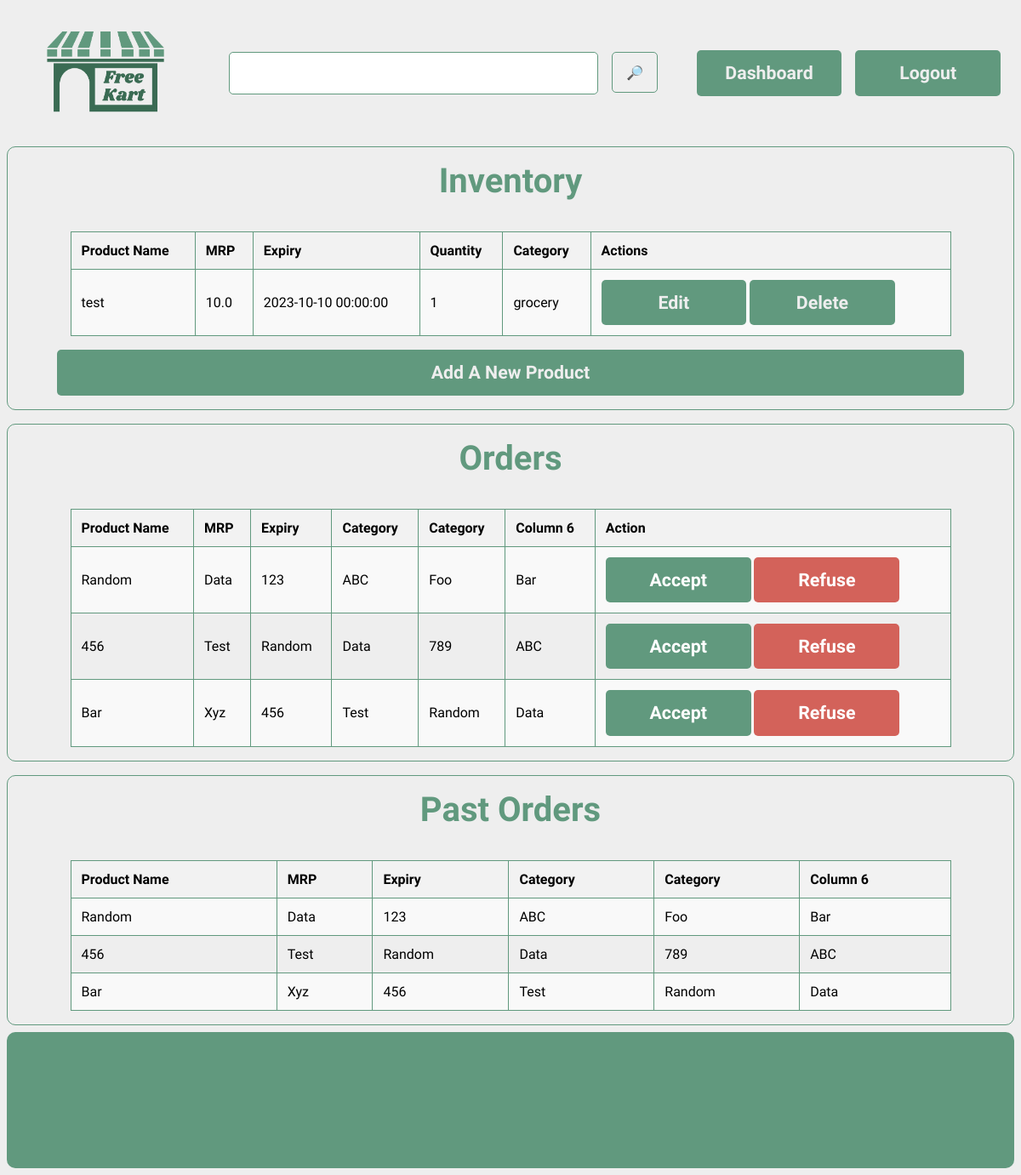
The page /dashboard/ (signed in) on the database as committed earlier.
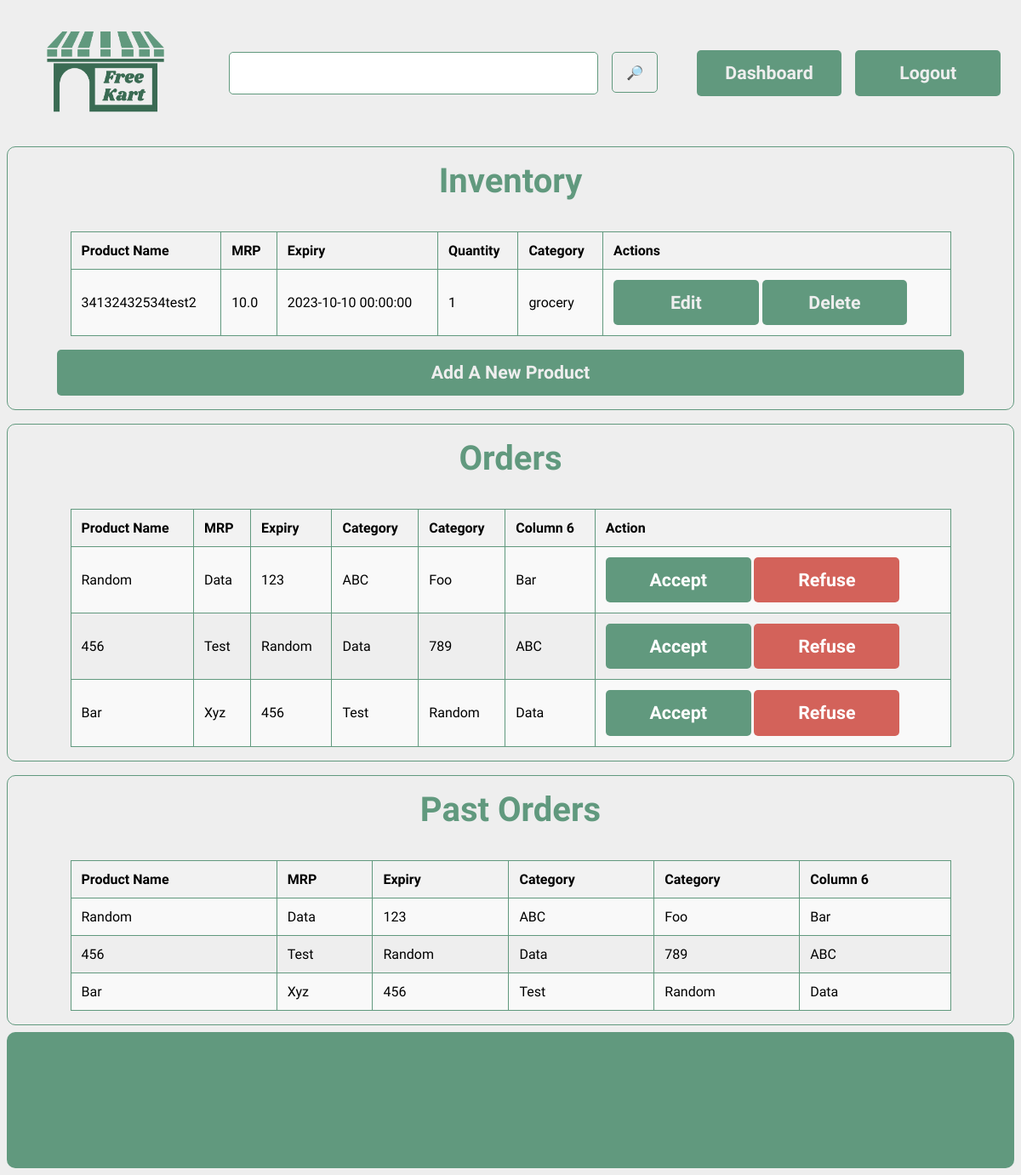
The same page on the database as committed later.
### models.py (models this page shows, shortened)
class Product(db.Model):
    __tablename__ = "products"
    id = db.Column(db.Integer, primary_key=True, autoincrement=True)
    expiry = db.Column(db.DateTime, nullable=False)
    pic = db.Column(db.String(50), nullable=False, default="")
    name = db.Column(db.String(50), nullable=False)
    quantity = db.Column(db.Integer, nullable=False)
    price = db.Column(db.Float, nullable=False)
    category = db.Column(db.String(25), nullable=False)
    seller_id = db.Column(db.Integer, db.ForeignKey('sellers.id'), nullable=False)

### routes/core.py (the view)
@core.route("/dashboard/")
def dashboard():
    seller = auth_seller()
    if not seller:
        return redirect(url_for('core.root'))
    return render_template("dashboard.html", seller=seller)

### routes/core.py (called while the page is built)
def auth_seller():
    if 'user_id' not in session or 'type' not in session or session['type'] != 'seller':
        return None
    seller = Seller.query.get(session['user_id'])
    if not seller:
        return None
    return seller

### templates/dashboard.html
{% extends "base.html" %}
{% block head %}
<link rel="stylesheet" href="{{
    url_for('static', filename = 'css/dashboard.css')
}}">
{% endblock %}
{% block content %}
<inventory>
    <div class="display">
        <div class="heading">
   Inventory
        </div>
        <div class="products">
            <table>
                <tr>
                    <th>Product Name</th>
                    <th>MRP</th>
                    <th>Expiry</th>
                    <th>Quantity</th>
                    <th>Category</th>
                    <th>Actions</th>
                </tr>
                {% for product in seller.products %}
                <tr>
                    <td>{{ product.name }}</td>
                    <td>{{ product.price }}</td>
                    <td>{{ product.expiry }}</td>
                    <td>{{ product.quantity }}</td>
                    <td>{{ product.category }}</td>
                    <td>
                      <button onclick="window.location = '/dashboard/edit/{{ product.id }}'">Edit</button>
                      <button onclick="window.location = '/dashboard/delete/{{ product.id }}'">Delete</button>
                    </td>
                </tr>
                {% endfor %}
            </table>
        </div>
        <div class="add">
            <button id = 'add' onclick="window.location = '/dashboard/add'">
                Add A New Product
            </button>
        </div>
    </div>
    <div class="display">
        <div class="heading">
          Orders
        </div>
        <div class="products">
    <table>
        <tr>
            <th>Product Name</th>
            <th>MRP</th>
            <th>Expiry</th>
            <th>Category</th>
            <th>Category</th>
            <th>Column 6</th>
            <th>Action</th>
        </tr>
        <tr>
            <td>Random</td>
            <td>Data</td>
            <td>123</td>
            <td>ABC</td>
            <td>Foo</td>
            <td>Bar</td>
            <td class="action-buttons">
                <button class="accept-btn">Accept</button>
                <button class="refuse-btn">Refuse</button>
            </td>
        </tr>
        <tr>
            <td>456</td>
            <td>Test</td>
            <td>Random</td>
            <td>Data</td>
            <td>789</td>
            <td>ABC</td>
            <td class="action-buttons">
                <button class="accept-btn">Accept</button>
                <button class="refuse-btn">Refuse</button>
            </td>
        </tr>
        <tr>
            <td>Bar</td>
            <td>Xyz</td>
            <td>456</td>
            <td>Test</td>
            <td>Random</td>
            <td>Data</td>
            <td class="action-buttons">
                <button class="accept-btn">Accept</button>
                <button class="refuse-btn">Refuse</button>
            </td>
        </tr>
    </table>
        </div>
      </div>
    <div class="display">
        <div class="heading">
          Past Orders
        </div>
        <div class="products">
            <table>
                <tr>
                    <th>Product Name</th>
                    <th>MRP</th>
                    <th>Expiry</th>
                    <th>Category</th>
                    <th>Category</th>
                    <th>Column 6</th>
                </tr>
                <tr>
                    <td>Random</td>
                    <td>Data</td>
                    <td>123</td>
                    <td>ABC</td>
                    <td>Foo</td>
                    <td>Bar</td>
                </tr>
                <tr>
                    <td>456</td>
                    <td>Test</td>
                    <td>Random</td>
                    <td>Data</td>
                    <td>789</td>
                    <td>ABC</td>
                </tr>
                <tr>
                    <td>Bar</td>
                    <td>Xyz</td>
                    <td>456</td>
                    <td>Test</td>
                    <td>Random</td>
                    <td>Data</td>
                </tr>
            </table>
        </div>
      </div>
</inventory>
{% endblock %}

### templates/base.html (shortened to what this page needs)
<!DOCTYPE html>
<html>
  <head>
    <link rel="stylesheet" href="{{ url_for("static", filename = 'css/global.css')}}">
     {% block head %}
    {% endblock %}
  </head>
  <body>
    <div class="nav-bar">
      <div class="logo">
        <img onclick = "window.location='/'" src="{{ url_for("static", filename = 'img/logo.png')}}" height="120" width="200">
      </div>
      <form class="nav-button" action="/search">
        <input type="text" id = "query" name="search_key">
        <input type="submit" id = "search_key" value="🔎">
      </form>
      <div class="feilds">
        {% if not session["user_id"] %}
          <button onclick="window.location='/login/'">Login</button>
          <button onclick="window.location='/register/'">Sign Up</button>
        {% else %}
          {% if session["type"]  == "seller" %}
          <button onclick="window.location='/dashboard/'">Dashboard</button>
          {% endif %}
          <button onclick="window.location='/logout/'">Logout</button>
        {% endif %}
      </div>
    </div>
    {% block content %}
    {% endblock %}
  </body>
  <footer>
  </footer>
</html>

### static/css/global.css (style rules this page uses)
:root { --primary : #61997e; --white : #eeeeee; --content-font : 'Signika Negative' }
html { background-color: var(--white); }
* { margin: none; padding: none; border: none; outline: none; }
body { display: flex; flex-direction: column; gap: 0.5em; }
.nav-bar { padding: 1em; height: auto; gap: 1em; display: flex; align-items: center; justify-content: space-between; flex-wrap: wrap; }
.display { display: flex; flex-direction: column; align-items: center; gap: 1em; padding: 1em; height: auto; border-radius: 10px; border:1px solid var(--primary); }
.heading { font-family: var(--content-font); font-size: 30pt; font-weight: 700; color: var(--primary); }
input { border: 1px solid var(--primary); height: 3em; font-family: var(--content-font); font-size: 12pt; padding: 0 1em; border-radius: 5px; }
button { cursor: pointer; background-color: var(--primary); color: var(--white); font-family: var(--content-font); height: 2.5em; font-weight: bold; border-radius: 5px; font-size: 16pt; width: 8em; }
.nav-button,.feilds { display: flex; gap: 1em; }
#query { width: 25em; }
.products { display: grid; width: 90%; grid-template-columns: repeat(auto-fill, minmax(200px, 1fr)); gap: 2em; }
footer { height: 10em; background-color: var(--primary); border-radius: 10px; }
.logo img { cursor: pointer; }

### static/css/dashboard.css (style rules this page uses)
inventory { display: flex; flex-direction: column; gap: 1em; }
.products { display: flex; }
table { font-family: var(--content-font); border-collapse: collapse; width: 100%; margin-top: 20px; }
th, td { border: 1px solid var(--primary); text-align: left; padding: 12px; }
th { background-color: #f2f2f2; }
tr:nth-child(even) { background-color: #f9f9f9; }
#add { width: 50em; }
.accept-btn { background-color: var(--primary); color: white; }
.refuse-btn { background-color: #d3625a; color: white; }

Rows that differ between the two databases and show on the page:
changed Product "grocery": name "test" → "34132432534test2"
